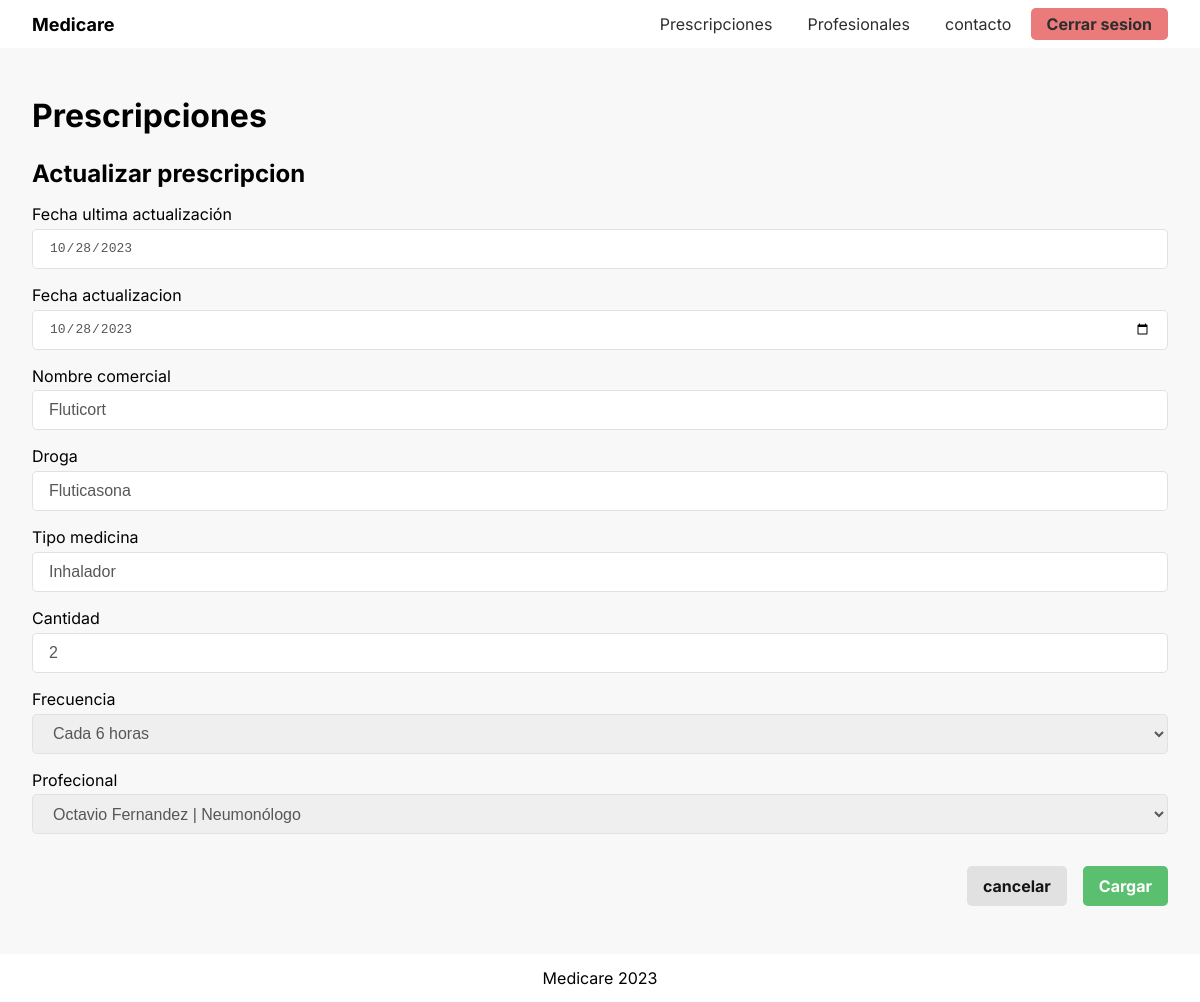
The app's page /prescription/6/edit (signed in) with its own data.
### tables this page shows
CREATE TABLE prescription(
  id int primary key auto_increment,
  quantity int,
  created_at date,
  professional_id int,
  patient_id int,
  frequency_id int,
  medicine_id int,
  is_active boolean default true,
  foreign key (professional_id) references professional(id),
  foreign key (patient_id) references patient(id),
  foreign key (frequency_id) references frequency(id),
  foreign key (medicine_id) references medicine(id)
);

CREATE TABLE medicine(
  id int primary key auto_increment,
  generic_name varchar(50),
  drug varchar(50),
  medicine_type_id int,
  foreign key (medicine_type_id) references medicine_type(id)
);

CREATE TABLE medicine_type(
  id int primary key auto_increment,
  denomination varchar(50),
  unit varchar(50)
);

CREATE TABLE professional(
  id int primary key auto_increment,
  name varchar(50),  
  lastname varchar(50),
  email varchar(50),
  license_number varchar(10),
  phone_number varchar(10),
  specialty_id int,
  foreign key (specialty_id) references specialty(id)
);

### index.php (called while the page is built, shortened)
<?php
require 'utils/functions.php';
$routes = require 'utils/routes.php';
$response = $routes();
$view = VIEWS . '/' . $response['view'] . '.php';
$data = $response['data'] ?? [];
include(VIEWS . '/layout/start.php');
include($view);
include(VIEWS . '/layout/finish.php');

### utils/routes.php (called while the page is built)
<?php
return function () {
  $category = $_GET['cat'] ?? 'home';
  $id = $_GET['id'] ?? NULL;
  $action = $_GET['a'] ?? 'list';
  $publicRoutes = Array('home','contact','login','register','error');
  if (!in_array($category, $publicRoutes) && !isset($_SESSION['id'])  ) {
    header('Location: /medicare/login');
  }
  if(isset($_SESSION['id'])){
    if (in_array($category, ['home','login','register']) && $action != 'contact') {
      header('Location: /medicare/prescription');
    }
  }
  $controller =  $category . 'Controller';
  if (!class_exists($controller)) {
    return [
      'data' => [
        'message' => "clase $controller inexistente",
      ],
      'view' => 'error'
    ];
  }
  if (!method_exists($controller, $action)) {
    return [
      'data' => [
        'message' => "el metodo $action solicitado no existe en la clase $controller"
      ],
      'view' => 'error'
    ];
  }
  return $controller::$action();
};

### controllers/PrescriptionController.php (called while the page is built, shortened)
<?php
class PrescriptionController
{
  public static function edit()
  {
    $prescriptionId = $_GET['id'];
    $Frequency = new EntityModel('frequency', 'f');
    $frequencies = $Frequency->select('*', 'f.id, f.denomination');
    $MedicineType = new EntityModel('medicine_type', 'mt');
    $medicineTypes = $MedicineType->select('*', 'mt.id, mt.denomination, mt.unit');
    $Professional = new ProfessionalModel();
    $professionals = $Professional->getAll();
    $Prescription = new PrescriptionModel();
    $prescription = $Prescription->getPrescriptionDetail($prescriptionId);
    return [
      'data' => [
        'prescription'=> $prescription,
        'medicineTypes' => $medicineTypes,
        'frequencies' => $frequencies,
        'professionals' => $professionals
      ],
      'view' => 'prescriptions/edit'
    ];
  }
}

### models/EntityModel.php (called while the page is built, shortened)
<?php
class EntityModel
{
  private $db;
  protected $table = '';
  protected $alias = '';
  public function __construct($table = null, $alias = null, $primary = null)
  {
    $this->table = $table ?? $this->table;
    $this->alias = $alias ?? $this->alias;
  }
  public function select(
    $columns = '*',
    $filters = [],
    $onlyOneResult = false
  )
  {
    $query = "SELECT $columns FROM $this->table $this->alias";
    if(isset($filters['joins'])){
      $joins = [];
      foreach($filters['joins'] as $j){
        $type = strtoupper($j['type'] ?? '');
        $joins[] = "$type JOIN $j[table] ON $j[on]";
      }
      $query .= ' '.implode("\n", $joins);
    }
    if( isset($filters['where']) ){
      $query .= ' WHERE ' . $filters['where'];
    }
    $replaces_array = $filters['replaces'] ?? NULL;
    $stmt = $this->db->prepare($query);
    $stmt->execute( $replaces_array );
    return $onlyOneResult ? $stmt->fetch() : $stmt->fetchAll();
  }
  private function connect()
  {
    $dsn = 'mysql:host=' . DB_HOST . ';dbname=' . DB_NAME;
    $this->db = new PDO($dsn, DB_USER, DB_PASSWORD);
    $this->db->setAttribute(PDO::ATTR_ERRMODE, PDO::ERRMODE_EXCEPTION);
    $this->db->setAttribute(PDO::ATTR_DEFAULT_FETCH_MODE, PDO::FETCH_ASSOC);
  }
}

### models/ProfessionalModel.php (called while the page is built, shortened)
<?php
class ProfessionalModel extends EntityModel
{
  public function __construct($id = null, $name = null, $lastname = null, $license_number = null,$specialty_id = null, $phone_number = null, $email = null)
  {
    $this->table = 'professional';
    $this->alias = 'p';
  }
  public function getAll()
  {
    $patient_id = $_SESSION['patient_id'];
    $results = $this->select('p.id ,p.name, p.lastName, p.phone_number, p.email, pp.status, s.denomination AS specialty',
      [
      'joins' => [
        [
          'type' => 'inner',
          'table' => 'patient_professional pp', 'on' => 'p.id = pp.professional_id'
        ],
        [
          'type' => 'inner',
          'table' => 'specialty s', 'on' => 'p.specialty_id = s.id'
        ]
      ],
        'where' => 'pp.patient_id = ' . $patient_id,
    ] );
    return $results;
  }
}

### models/PrescriptionModel.php (called while the page is built, shortened)
<?php
class PrescriptionModel extends EntityModel
{
  private $patientId;
  public function __construct($patientId = null)
  {
    $this->patientId = $_SESSION['patient_id'] ?? $patientId;
  }
  public function getPrescriptionDetail($id){
    $results = $this->select('p.quantity, p.created_at, p.professional_id ,p.frequency_id, p.medicine_id , pr.name, pr.lastName, s.denomination as specialty, f.denomination as frequency, m.drug, m.generic_name, mt.denomination as medicine_type, mt.unit as medicine_unit',
      [
        'joins'=>[
          ['type'=> 'inner', 'table'=> 'professional pr', 'on'=> 'p.professional_id = pr.id'],
          ['type'=> 'inner', 'table'=> 'specialty s', 'on' => 'pr.specialty_id = s.id'],
          ['type'=> 'inner', 'table'=> 'frequency f', 'on' => 'p.frequency_id = f.id'],
          ['type'=> 'inner', 'table'=> 'medicine m', 'on' => 'p.medicine_id = m.id'],
          ['type'=> 'inner', 'table'=> 'medicine_type mt', 'on' => 'm.medicine_type_id = mt.id']
        ],
        'where' => 'p.id = :prescriptionId AND p.patient_id = :patientId',
        'replaces' => [':prescriptionId' => $id, ':patientId' => $this->patientId]
      ],
      true
    );
    return $results;
  }
}

### utils/functions.php (called while the page is built, shortened)
<?php
function isPost(){
  return $_SERVER['REQUEST_METHOD'] === 'POST';
}
?>

### views/prescriptions/edit.php (the view, shortened to what this page needs)
<?php
  $prescription = $data['prescription'];
  $frequencies = $data['frequencies'];
  $professionals = $data['professionals'];
?>
<section class="container" id="prescriptions-edit">
  <h1 class="section-title">Prescripciones</h1>
  <h2 class="section-subtitle">Actualizar prescripcion</h2>
  <form class="new-form" method="post">
    <div class="form-group">
        <label for="last_date">Fecha ultima actualización</label>
        <input
          type="date"
          class="text-input"
          name="last_date"
          id="last_date"
          value="<?php echo $prescription['created_at']; ?>"
          readonly
        />
    </div>
    <div class="form-group">
        <label for="created_at">Fecha actualizacion</label>
        <input
          type="date"
          class="text-input"
          name="created_at"
          id="created_at"
          value="<?php echo $prescription['created_at']; ?>"
          min="<?php echo $prescription['created_at']; ?>"
          required
          />
    </div>
    <div class="form-group">
      <label for="generic_name">Nombre comercial</label>
      <input
        type="text"
        class="text-input"
        name="generic_name"
        id="generic_name"
        value="<?php echo $prescription['generic_name']; ?>"
        readonly
      />
    </div>
    <div class="form-group">
      <label for="drug">Droga</label>
      <input
        type="text"
        class="text-input"
        name="drug"
        id="drug"
        value="<?php echo $prescription['drug']; ?>"
        readonly
      />
    </div>
    <div class="form-group">
      <label for="medicine_type">Tipo medicina</label>
      <input
        type="text"
        class="text-input"
        name="medicine_type"
        id="medicine_type"
        value="<?php echo $prescription['medicine_type']; ?>"
        readonly
      />
    </div>
    <div class="form-group">
      <label for="quantity">Cantidad</label>
      <input
        type="text"
        class="text-input"
        name="quantity"
        id="quantity"
        value="<?php echo $prescription['quantity']; ?>"
        required
        />
    </div>
    <div class="form-group">
      <label for="professional_id">Frecuencia</label>
      <select class="select" name="frequency_id" id="frequency_id" required>
        <?php foreach($frequencies as $frequency) : ?>
          <?php if($frequency['id'] == $prescription['frequency_id']): ?>
              <option value="<?php echo $frequency['id']; ?>" selected> <?php echo $frequency['denomination']  ?></option>
          <?php else: ?>
              <option value="<?php echo $frequency['id']; ?>"><?php echo $frequency['denomination']; ?></option>
          <?php endif; ?>
        <?php endforeach; ?>
      </select>
    </div>
    <div class="form-group">
        <label for="professional_id">Profecional</label>
        <select
          class="select"
          name="professional_id"
          id="professional_id"
          required
        >
        <?php foreach($professionals as $professional) : ?>
          <option
            value="<?php echo $professional['id']?>"
            <?php if($professional['id'] == $prescription['professional_id']){ echo 'selected';} ?>
          >
            <?php echo $professional['name'] . ' ' . $professional['lastName'] . ' | ' . $professional['specialty'] ?>
          </option>
        <?php endforeach; ?>
        </select>
    </div>
    <footer>
      <button
        type="button"
        id="cancel-btn"
        class="btn secondary"
      >
        cancelar
      </button>
      <button class="btn primary" id="confirm-btn" <?php if(empty($professionals)){ echo 'disabled';} ?> >Cargar</button>
    </footer>
  </form>
</section>

### assets/css/styles.css (style rules this page uses)
*, *::before, *::after { margin: 0; padding: 0; box-sizing: border-box; }
html, body { height: 100%; }
body { font-family: "Inter", sans-serif; }
.container { width: min(1280px, calc(100% - 4rem)); margin-inline: auto; }
.container:not(header > .container) { padding-block: 3rem; }
button { cursor: pointer; }
.btn { height: 2.5rem; padding-inline: 1rem; border: none; font: inherit; cursor: pointer; font-weight: bold; border-radius: 0.3rem; }
.btn.primary { background-color: #5ac070; color: white; }
.btn.secondary { background-color: #e1e1e1; color: rgb(21, 21, 21); }
.section-title { font-size: 2rem; margin-bottom: 1.5rem; }
.section-subtitle { font-size: 1.5rem; margin-bottom: 1rem; }
.form-group label { display: block; margin-bottom: 0.3rem; }
.text-input, .select { height: 2.5rem; }
.text-input, .contact-form__message, .select { border: 1px solid rgb(225, 225, 225); border-radius: 0.3rem; padding-inline: 1rem; font-size: inherit; width: 100%; color: rgb(87, 87, 87); }
.text-input:read-only { cursor: not-allowed; outline: none; }
.new-form { display: grid; gap: 1rem; }
.new-form > footer { display: flex; margin-top: 1rem; justify-content: end; gap: 1rem; }

### records on screen
prescription: last_date "10/28/2023", created_at "10/28/2023", generic_name "Fluticort", drug "Fluticasona", medicine_type "Inhalador", quantity "2", professional_id "Octavio Fernandez | Neumonólogo"

### other values on screen
form field frequency_id "Cada 6 horas"
